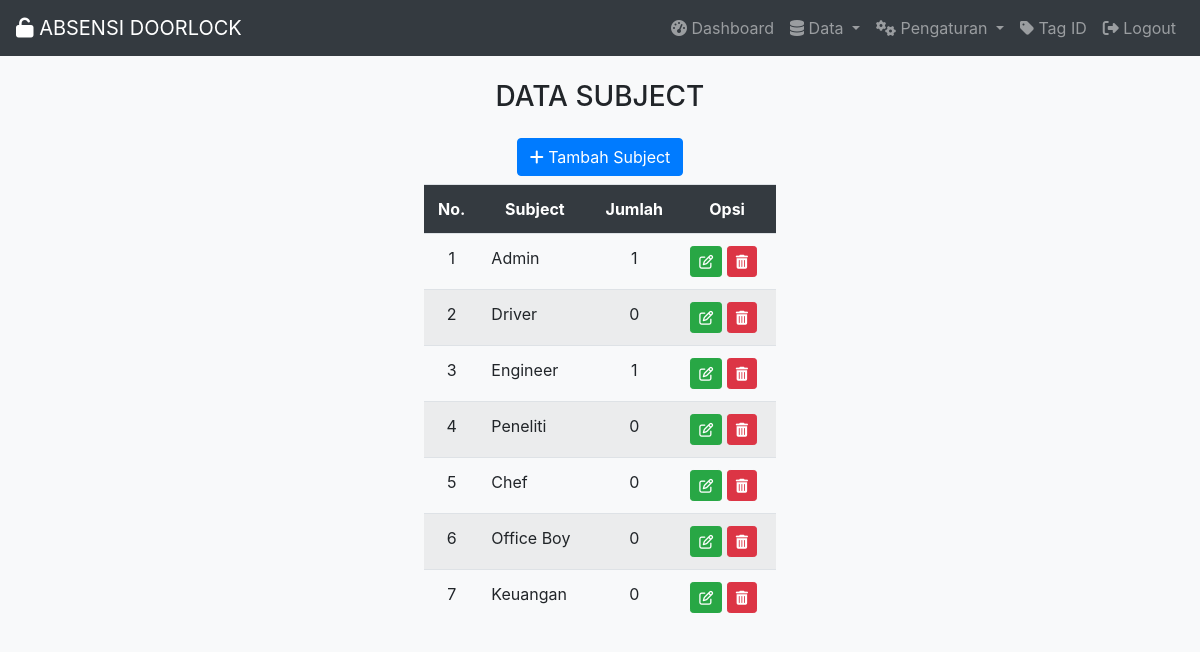
/subject.php (signed in), run on the app's committed database.
### tables this page shows
CREATE TABLE `tabel_subject` (
  `id_sub` int(20) NOT NULL,
  `SUBJECT` varchar(20) NOT NULL
);

### koneksidb.php (called while the page is built, shortened)
<?php
$server       = "localhost";
$user         = "root";
$password     = "";
$database     = "absensirfid";
$koneksi      = mysqli_connect($server, $user, $password, $database);
function query($query) {
    global $koneksi;
    $result = mysqli_query($koneksi, $query );
    $box = [];
    while( $siswa = mysqli_fetch_assoc($result) ){
    $box[] = $siswa;
    }
    return $box;
}
 ?>

### subject.php (the view, shortened to what this page needs)
<?php
require "template.php";
$subject    = query("SELECT * FROM tabel_subject");
 ?>
<!DOCTYPE html>
<html>
<head>
</head>
<body>
	<center>
		<h3 class="mb-4 mt-2">DATA SUBJECT </h3>
   				<div class="container">
					    <button type="button" class="btn btn-primary mb-2" href="#" data-toggle="modal"data-target="#tambahsubject"><i class="fa fa-plus"></i> Tambah Subject
					    </button>
          </div>
          <div class="table-responsive-sm">
  					<table class="table table-striped" style="width:22rem;">
					    	<tr class="text-white text-center bg-dark">
					    		<th>No.</th>
					    		<th>Subject</th>
					    		<th>Jumlah</th>
					    		<th>Opsi</th>
					    	</tr>
					     <?php
					     $no = 1;
					     foreach ($subject as $i) :
                $id_sub   = $i["id_sub"];
                $query    = "SELECT * FROM tabel_anggota WHERE id_sub = '$id_sub'";
                $result   = mysqli_query($koneksi, $query);
                $val      = mysqli_num_rows($result);
					     ?>
					    	<tr>
					    		<td class="text-center"><?=$no;?></td>
					    		<td><?=$i["SUBJECT"];?></td>
					    		<td class="text-center"><?=$val;?></td>
					    		<td>
					    			 <a class="ubah btn btn-success btn-sm" href="ubahsubject.php?id_sub=<?=$i["id_sub"];?>"><i class="fa fa-edit"></i></a>
       								 <a class="hapus btn btn-danger btn-sm alert_hapus" href="hapus.php?id_sub=<?=$i["id_sub"];?>"><i class="fa fa-trash-alt"></i></a>
					    	    </td>
					    	</tr>
					     <?php
					        $no++;
					        endforeach;
					     ?>
					 </table>
			  </div>
	</center>
</body>
</html>

### template.php (shortened to what this page needs)
<?php
require 'koneksidb.php';
 ?>
<!doctype html>
<html lang="en">
  <head>
    <link rel="stylesheet" href="https://stackpath.bootstrapcdn.com/bootstrap/4.3.1/css/bootstrap.min.css">
    <link rel="stylesheet" type="text/css" href="https://cdnjs.cloudflare.com/ajax/libs/twitter-bootstrap/4.1.3/css/bootstrap.css">
    <link rel="stylesheet" type="text/css" href="https://cdn.datatables.net/1.10.21/css/dataTables.bootstrap4.min.css">
    <link rel="stylesheet" type="text/css" href="https://cdn.datatables.net/responsive/2.2.4/css/responsive.bootstrap4.min.css">
    <link href="fontawesome/css/all.css" rel="stylesheet">
    <link href="https://cdn.jsdelivr.net/gh/gitbrent/bootstrap4-toggle@3.6.1/css/bootstrap4-toggle.min.css" rel="stylesheet">
          <nav class="navbar fixed-top navbar-expand-sm navbar-dark bg-dark ml-auto ">
            <a class="navbar-brand" href="#"><i class="fa fa-unlock-alt"></i> ABSENSI DOORLOCK</a>
            <div class="collapse navbar-collapse" id="navbarNav">
              <ul class="navbar-nav ml-auto">
                <li class="nav-item">
                  <a class="nav-link" href="dashboard.php" ><i class="fa fa-tachometer-alt"></i> Dashboard</a>
                </li>
                 <li class="nav-item">
                  <div class="dropdown">
                   <a  href="#" class="nav-link dropdown-toggle" data-toggle="dropdown"><i class="fa fa-database"></i> Data </a>
                  </div>
                </li>
                <li class="nav-item">
                  <div class="dropdown">
                   <a  href="#" class="nav-link dropdown-toggle" data-toggle="dropdown"><i class="fa fa-cogs"></i> Pengaturan </a>
                  </div>
                </li>
                 <li class="nav-item">
                  <a class="nav-link" href="tagID.php" ><i class="fa fa-tag"></i> Tag ID</a>
                </li>
                <li class="nav-item">
                  <a class="nav-link alert_logout" href="logout.php"><i class="fa fa-sign-out-alt"></i> Logout</a>
                </li>
              </ul>
            </div>
          </nav>
  </head>
  <body class="bg-light">
  </body>
</html>

### data on the page
tabel_subject: SUBJECT "Admin", val "1"
tabel_subject: SUBJECT "Driver", val "0"
tabel_subject: SUBJECT "Engineer", val "1"
tabel_subject: SUBJECT "Peneliti", val "0"
tabel_subject: SUBJECT "Chef", val "0"
tabel_subject: SUBJECT "Office Boy", val "0"
tabel_subject: SUBJECT "Keuangan", val "0"
